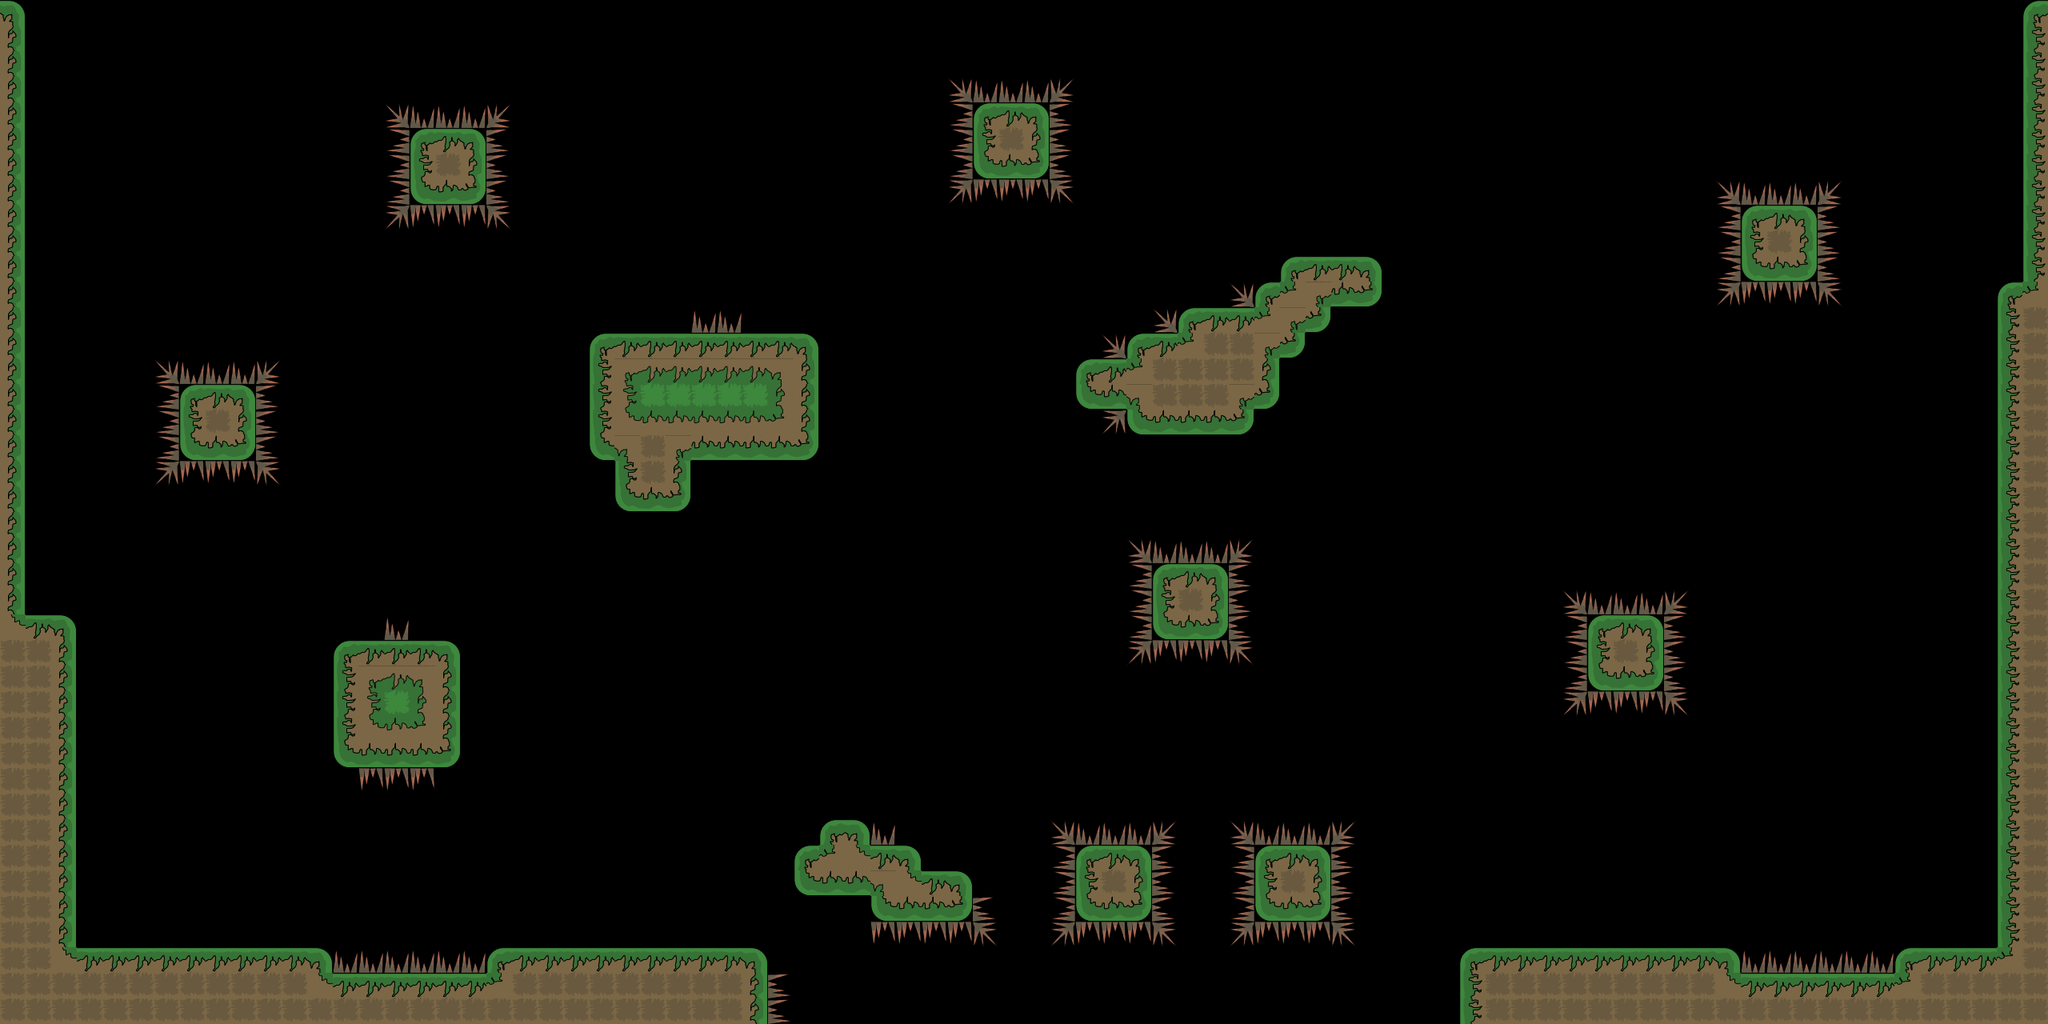

This is a level from a 2D game, rendered from its Tiled map with the project's own tilesets. A one-line summary and the map file follow, with tile-layer data summarised:
An orthogonal 80x40 tile map with 32x32 px tiles, 1 tile layer (platforms).

<map version="1.0" orientation="orthogonal" renderorder="right-down" width="80" height="40" tilewidth="32" tileheight="32">
 <tileset firstgid="1" name="terrain" tilewidth="32" tileheight="32">
  <image source="terrain.png" width="224" height="224" />
 </tileset>
 <layer name="platforms" width="80" height="40">
  <data>[3200 cells, 641 non-empty, 26 distinct tile ids]</data>
 </layer>
</map>
